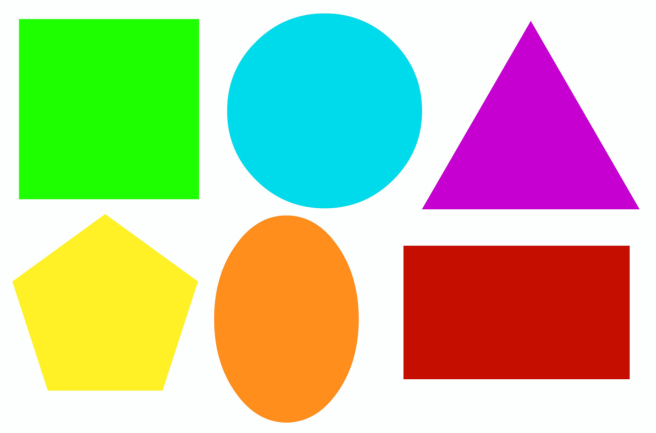
#> input picture opencv_item/data/shapes.png, 1311 x 865 px (shown at 1/2 size)
$ python shape_detection_using_opencv.py
#> lines starting #> are read from the running program, lines starting #| are printed output that depends on the picture; after the words box and inside, x2 and y2 are one past the last pixel; in counts of white or black regions, pixels touching at a corner belong together
import numpy as np
import cv2

img = cv2.imread('./data/shapes.png')
#> img is the input picture: shape (865, 1311, 3); mean B, G, R 156.5, 196.5, 191.1
img= cv2.resize(img,(512,512))
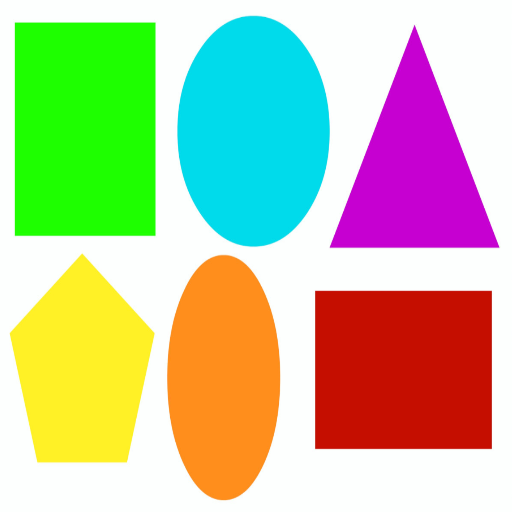
#> img: shape (512, 512, 3); mean B, G, R 156.5, 196.5, 191.1
imgrey = cv2.cvtColor(img,cv2.COLOR_BGR2GRAY)
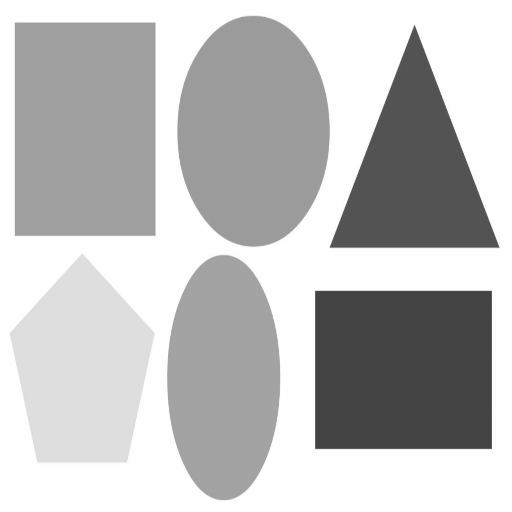
#> imgrey: shape (512, 512); min 66, max 255, mean 190.2
_,thresh = cv2.threshold(imgrey,240,255,cv2.THRESH_BINARY)
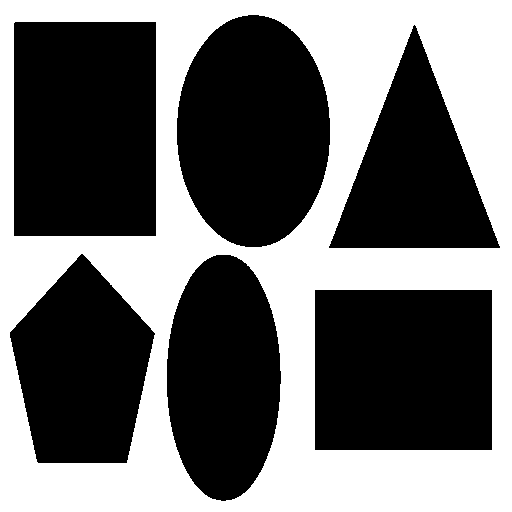
#> thresh: shape (512, 512); 43.2% white; 1 white region
contours,_ = cv2.findContours(thresh,cv2.RETR_TREE,cv2.CHAIN_APPROX_NONE)
#> contours = 7 contours; box (x1, y1, x2, y2) and area: (0, 0, 512, 512) 261121, (13, 21, 157, 237) 30742, (314, 289, 493, 451) 28656, (176, 14, 331, 248) 28226, (166, 254, 282, 502) 22322, (9, 253, 156, 464) 21297, (328, 24, 501, 249) 19539

for contour in contours:
    approx = cv2.approxPolyDP(contour,0.01*cv2.arcLength(contour,True),True)
    cv2.drawContours(img,[approx],0, (0,0,0),5)
    x = approx.ravel()[0]
    y = approx.ravel()[1]
    if len(approx) == 3:
        cv2.putText(img,'Triangle',(x,y),cv2.FONT_HERSHEY_COMPLEX,0.5,(0,0,0))
    elif len(approx) == 4:
        x,y,w,h = cv2.boundingRect(approx)
        aspect_ratio = float(w)/h
        if aspect_ratio >= 0.95 and aspect_ratio <=1.05:
            cv2.putText(img,'rectangle',(x,y),cv2.FONT_HERSHEY_COMPLEX,0.5,(0,0,0))
        else:
            cv2.putText(img,'rectangle',(x,y),cv2.FONT_HERSHEY_COMPLEX,0.5,(0,0,0))
    elif len(approx) == 5:
        cv2.putText(img,'pantagon',(x,y),cv2.FONT_HERSHEY_COMPLEX,0.5,(0,0,0))
    elif len(approx) == 10:
        cv2.putText(img,'star',(x,y),cv2.FONT_HERSHEY_COMPLEX,0.5,(0,0,0))
    else:
        cv2.putText(img,'circle',(x,y),cv2.FONT_HERSHEY_COMPLEX,0.5,(0,0,0))
#> this loop made 7 passes
#> (approx, w, h, aspect_ratio) on passes 1, 2, 6: ([[0, 0], [0, 511], [511, 511], [511, 0]], 512, 512, 1), ([[314, 290], [491, 289], [492, 449], [315, 450]], 179, 162, 1.1), ([[15, 21], [156, 22], [155, 236], [13, 235]], 144, 216, 0.667)
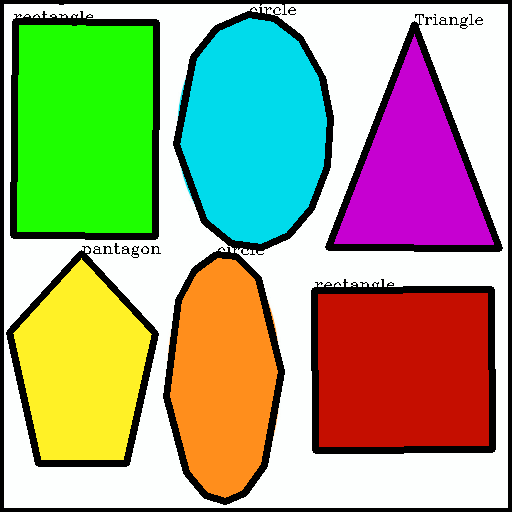
#> img: shape (512, 512, 3); 13.52% of pixels changed, all inside (x1, y1, x2, y2) = (0, 0, 512, 512)
cv2.imshow('shapes',img)

cv2.waitKey(0)
cv2.destroyAllWindows()

$ run again, with opencv_item/data/Noise_salt_and_pepper.png copied over opencv_item/data/shapes.png
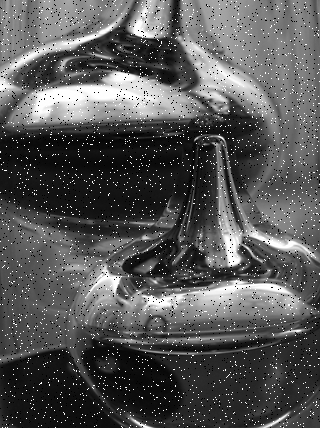
#> input picture opencv_item/data/Noise_salt_and_pepper.png, 320 x 428 px
#> img is the input picture: shape (428, 320, 3); min 0, max 255, mean 86.8
#> `_,thresh = cv2.threshold(imgrey,240,255,cv2.THRESH_BINARY)`:
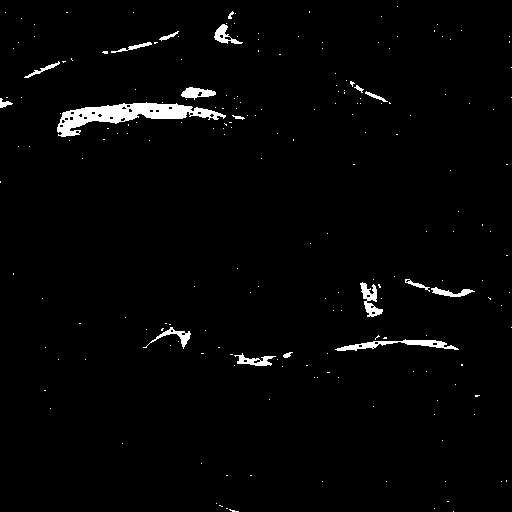
#> thresh: shape (512, 512); 2% white; 204 white regions (186 under 20 px)
#> contours = 240 contours, 224 with area under 20; largest, box (x1, y1, x2, y2) and area: (57, 102, 226, 137) 2213, (335, 339, 459, 351) 440, (360, 282, 383, 317) 308, (181, 87, 216, 100) 234, (214, 24, 243, 44) 208
#> the loop `for contour in contours:` made 240 passes
#> (approx, w, h, aspect_ratio) on passes 36, 52, 56: ([[461, 364], [461, 365], [462, 365], [462, 364]], 2, 2, 1), ([[372, 347], [373, 346], [374, 347], [373, 348]], 3, 3, 1), ([[383, 338], [386, 338], [386, 337], [384, 337]], 4, 2, 2)
#> after the loop `for contour in contours:`:
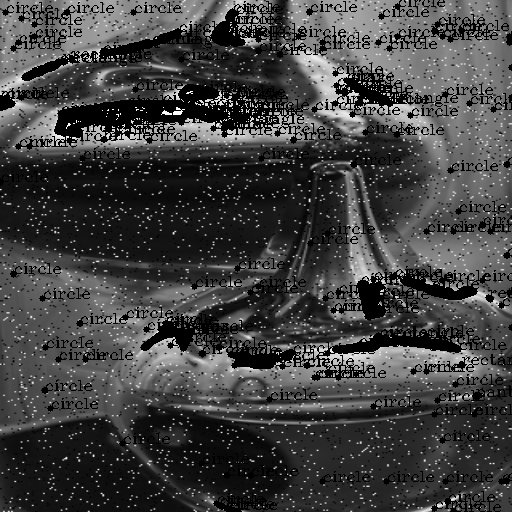
#> img: shape (512, 512, 3); min 0, max 255, mean 66.1

$ run again, with opencv_item/data/basketball1.png copied over opencv_item/data/shapes.png
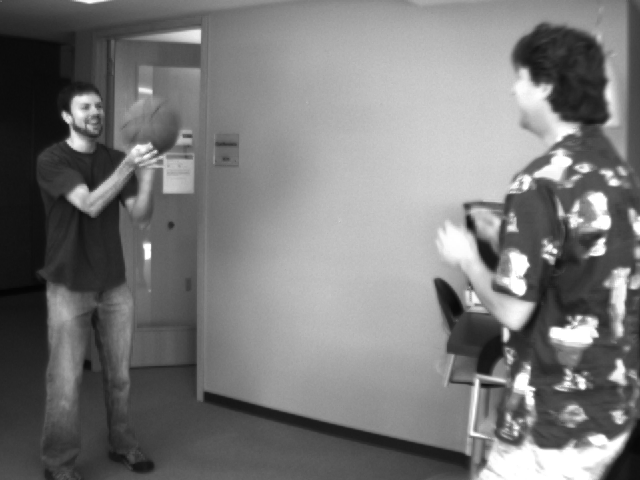
#> input picture opencv_item/data/basketball1.png, 640 x 480 px
#> img is the input picture: shape (480, 640, 3); min 4, max 255, mean 120.3
#> `_,thresh = cv2.threshold(imgrey,240,255,cv2.THRESH_BINARY)`:
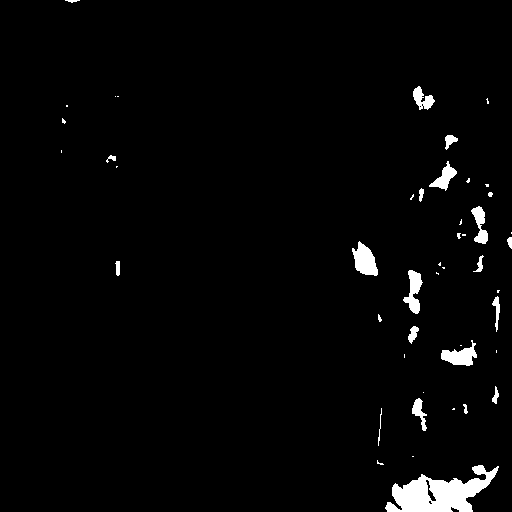
#> thresh: shape (512, 512); 2.4% white; 47 white regions (25 under 20 px)
#> contours = 51 contours, 33 with area under 20; largest, box (x1, y1, x2, y2) and area: (385, 465, 499, 512) 2676, (352, 241, 378, 276) 514, (441, 340, 477, 366) 432, (403, 270, 423, 314) 388, (471, 206, 488, 244) 288
#> the loop `for contour in contours:` made 51 passes
#> (approx, w, h, aspect_ratio) on passes 6, 22, 23, 28, 44, 49: ([[454, 408], [453, 408], [452, 409], [454, 409]], 3, 2, 1.5), ([[442, 267], [443, 268], [444, 268], [444, 267]], 3, 2, 1.5), ([[440, 262], [438, 264], [439, 265], [440, 265]], 3, 4, 0.75), ([[462, 234], [462, 235], [465, 235], [465, 234]], 4, 2, 2), ([[66, 105], [66, 106], [67, 106], [67, 105]], 2, 2, 1), ([[419, 106], [420, 105], [421, 106], [420, 107]], 3, 3, 1)
#> after the loop `for contour in contours:`:
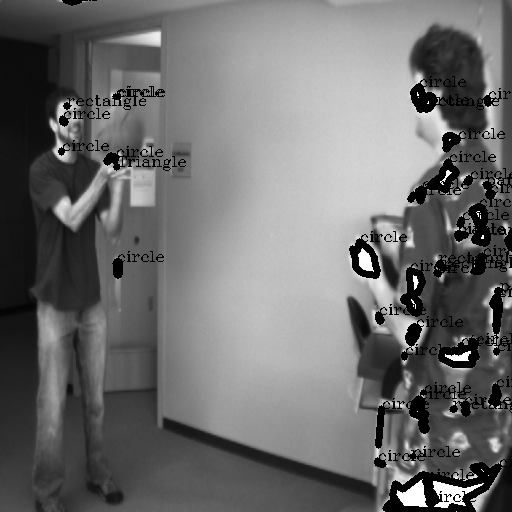
#> img: shape (512, 512, 3); min 0, max 255, mean 109.5
